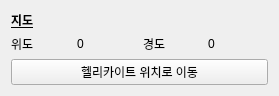
<?xml version="1.0" encoding="UTF-8"?>
<ui version="4.0">
 <class>Form</class>
 <widget class="QWidget" name="Form">
  <property name="geometry">
   <rect>
    <x>0</x>
    <y>0</y>
    <width>279</width>
    <height>93</height>
   </rect>
  </property>
  <property name="windowTitle">
   <string>Form</string>
  </property>
  <layout class="QGridLayout" name="gridLayout">
   <item row="0" column="0">
    <layout class="QVBoxLayout" name="verticalLayout">
     <item>
      <widget class="QLabel" name="label_title_location">
       <property name="font">
        <font>
         <bold>true</bold>
         <underline>true</underline>
        </font>
       </property>
       <property name="text">
        <string>지도</string>
       </property>
      </widget>
     </item>
     <item>
      <layout class="QHBoxLayout" name="horizontalLayout">
       <item>
        <widget class="QLabel" name="label_title_latitude">
         <property name="text">
          <string>위도</string>
         </property>
        </widget>
       </item>
       <item>
        <widget class="QLabel" name="label_value_latitude">
         <property name="text">
          <string>0</string>
         </property>
        </widget>
       </item>
       <item>
        <widget class="QLabel" name="label_title_longitude">
         <property name="text">
          <string>경도</string>
         </property>
        </widget>
       </item>
       <item>
        <widget class="QLabel" name="label_value_longitude">
         <property name="text">
          <string>0</string>
         </property>
        </widget>
       </item>
      </layout>
     </item>
     <item>
      <widget class="QPushButton" name="button_move_location">
       <property name="text">
        <string>헬리카이트 위치로 이동</string>
       </property>
      </widget>
     </item>
    </layout>
   </item>
  </layout>
 </widget>
 <resources/>
 <connections/>
</ui>
